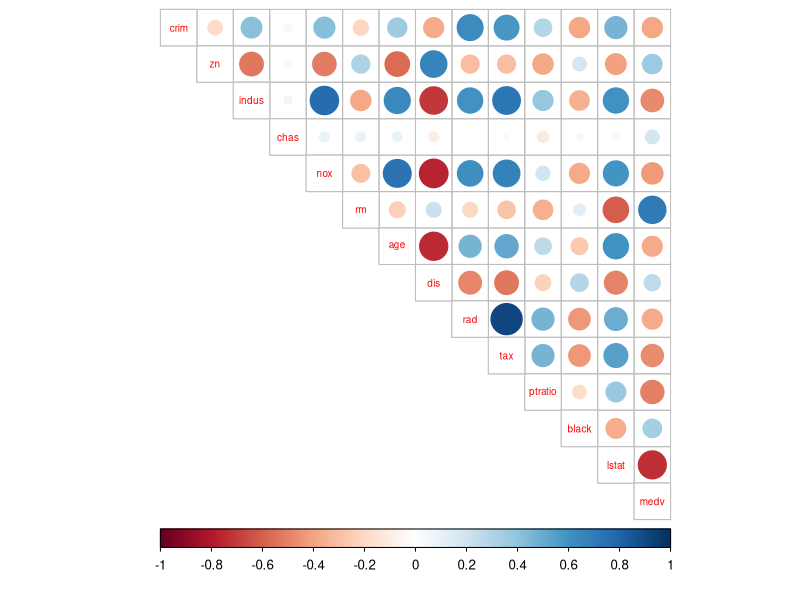
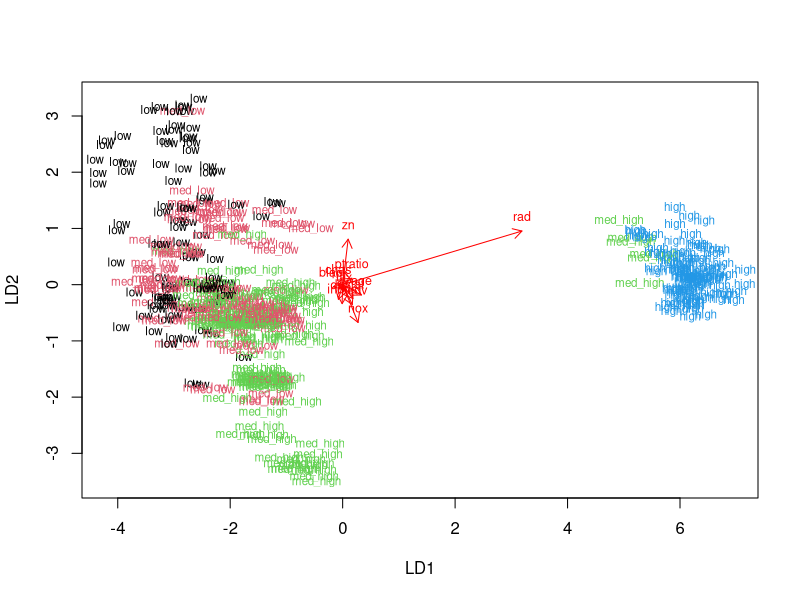
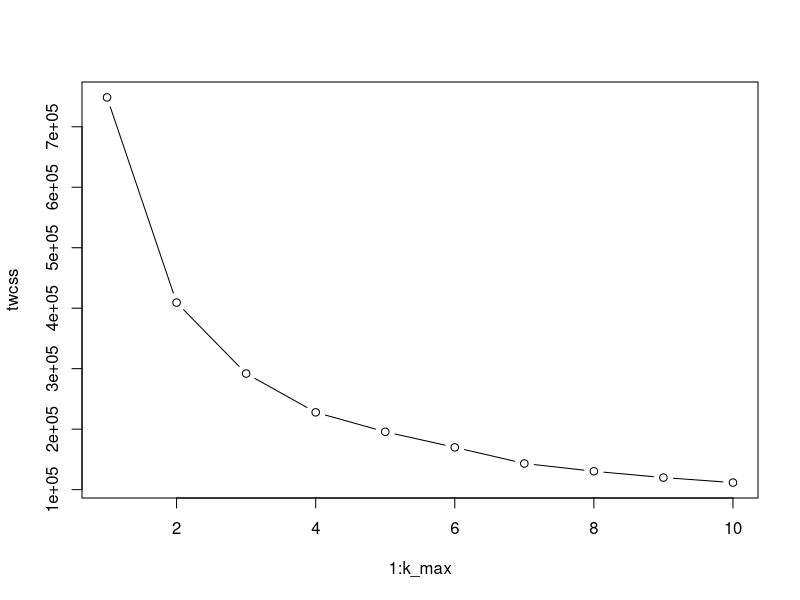
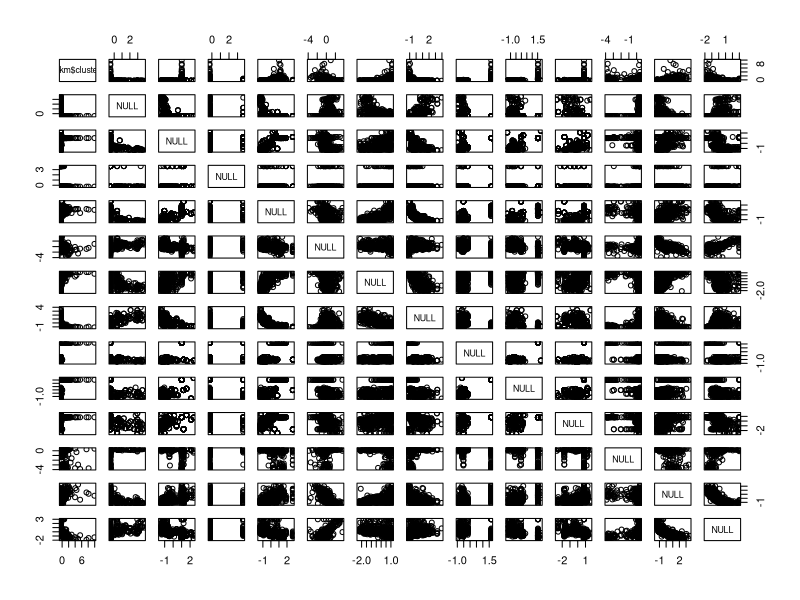

These figures' R source, in order:
## ---- chunk 1
library(MASS)
data("Boston")
str(Boston)
dim(Boston)

## ---- chunk 2
summary(Boston)
## ---- chunk 3
library(dplyr); library(MASS); library(corrplot)
cor_matrix<-cor(Boston) %>% round(digits=2)
cor_matrix
corrplot(cor_matrix, method="circle", type="upper", cl.pos="b", tl.pos="d", tl.cex=0.6)
## ---- chunk 4
boston_scaled <- scale(Boston)
summary(boston_scaled)
class(boston_scaled)
boston_scaled<- as.data.frame(boston_scaled)
boston_scaled
## ---- chunk 5
boston_scaled <- scale(Boston)
boston_scaled<- as.data.frame(boston_scaled)
scaled_crim <- boston_scaled$crim
summary(scaled_crim)
crim_quant <- quantile(scaled_crim)
crime <- cut(scaled_crim, breaks = crim_quant, include.lowest = TRUE, labels = c("low", "med_low", "med_high", "high"))

table(crime)
boston_scaled <- dplyr::select(boston_scaled, -crim)

boston_scaled <- data.frame(boston_scaled, crime)
## ---- chunk 6
n <- nrow(boston_scaled)
random <- sample(n,  size = n * 0.8)
# train set
train <- boston_scaled[random,]
# test set 
test <- boston_scaled[-random,]
#save crime from test
correct_classes <- test$crime
# remove crime from test data
test <- dplyr::select(test, -crime)
## ---- chunk 7
# linear discriminant analysis
lda.fit <- lda(formula= crime ~ ., data = train)

lda.fit

# the function for lda biplot arrows
lda.arrows <- function(x, myscale = 1, arrow_heads = 0.1, color = "red", tex = 0.75, choices = c(1,2)){
  heads <- coef(x)
  arrows(x0 = 0, y0 = 0, 
         x1 = myscale * heads[,choices[1]], 
         y1 = myscale * heads[,choices[2]], col=color, length = arrow_heads)
  text(myscale * heads[,choices], labels = row.names(heads), 
       cex = tex, col=color, pos=3)
}

# target classes as numeric
classes <- as.numeric(train$crime)

# plot the lda results
plot(lda.fit, dimen = 2, col=classes, pch=classes)
lda.arrows(lda.fit, myscale = 1)
## ---- chunk 8
# predict classes with test data
lda.pred <- predict(lda.fit, newdata = test)

# cross tabulate the results
table(correct = correct_classes, predicted = lda.pred$class)
## ---- chunk 9
data("Boston")
boston_scaled2 <- scale(Boston)
summary(boston_scaled2)
class(boston_scaled2)
boston_scaled2<- as.data.frame(boston_scaled2)
boston_scaled2
## ---- chunk 10

dist_eu <- dist(boston_scaled2)

# look at the summary of the distances
summary(dist_eu)


## ---- chunk 11
library(ggplot2)
set.seed(123)

# euclidean distance matrix

# determine the number of clusters
k_max <- 10

# calculate the total within sum of squares
twcss <- sapply(1:k_max, function(k){kmeans(dist_eu, k)$tot.withinss})

# visualize the results
plot(1:k_max, twcss, type='b')

# k-means clustering
km <-kmeans(dist_eu, centers = 2)

# plot the Boston dataset with clusters
pairs(boston_scaled2, aes(colour = km$cluster))

